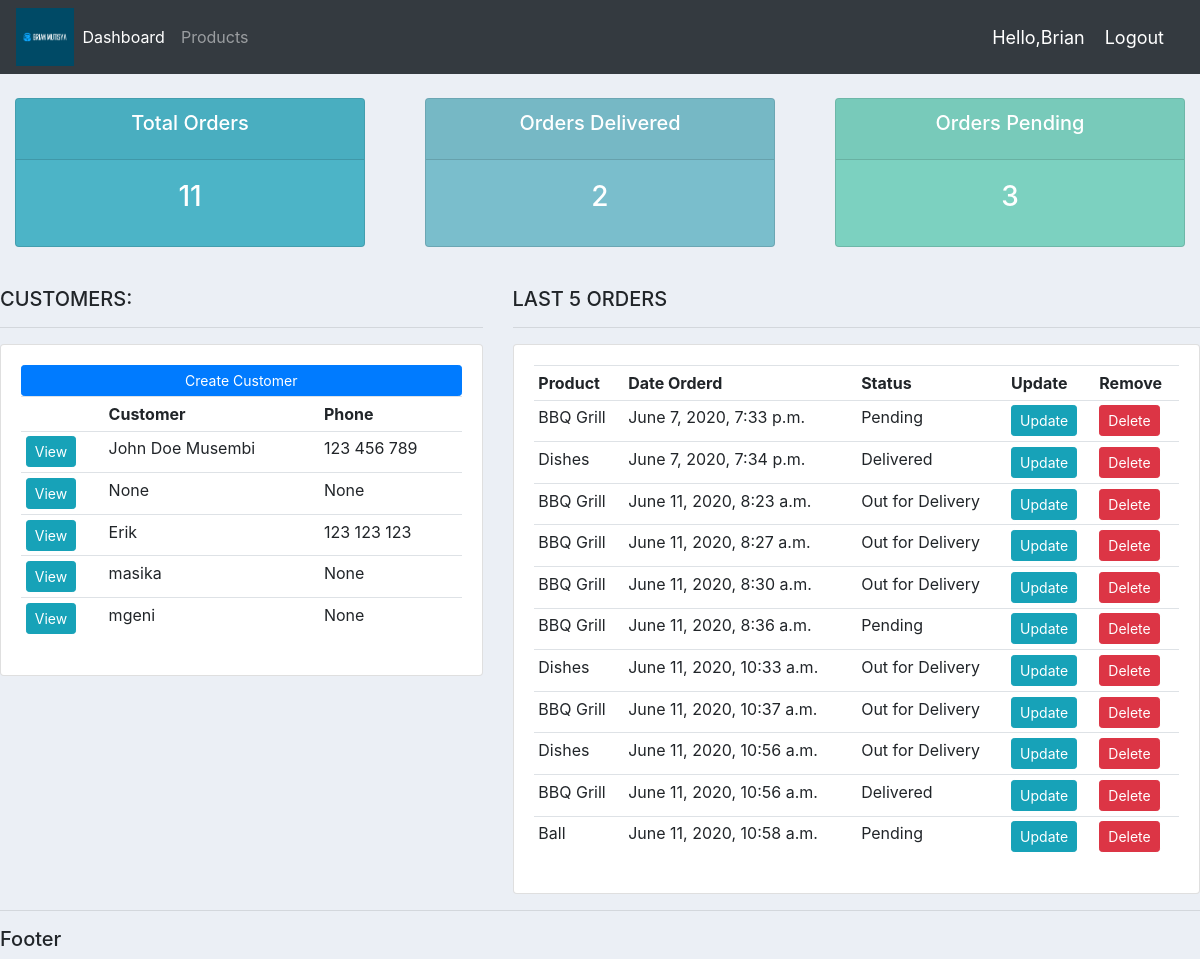
The app's page / (signed in) with its own data.
### accounts/models.py (models this page shows, shortened)
class Customer (models.Model):
    user = models.OneToOneField(User, null=True, blank=True,on_delete=models.CASCADE)
    name = models.CharField(max_length=200, null=True)
    phone = models.CharField(max_length=200, null=True)
    email = models.CharField(max_length=200, null=True)
    profile_pic = models.ImageField(default="profile1.png",null=True,blank=True)
    date_created = models.DateTimeField(auto_now_add=True)

class Order (models.Model):
    STATUS = (
             ('Pending','Pending'),
             ('Out for Delivery','Out for Delivery'),
             ('Delivered','Delivered')
    )
    customer = models.ForeignKey(Customer, null= True, on_delete= models.SET_NULL)
    product = models.ForeignKey(Product, null= True, on_delete= models.SET_NULL)
    date_created = models.DateTimeField(auto_now_add=True)
    status = models.CharField(max_length=200, null=True, choices=STATUS)
    note = models.CharField(max_length=1000, null=True)

class Product (models.Model):
    CATEGORY = (
                ('Indoor','Indoor'),
                ('Outdoor', 'Outdoor')
    )
    name = models.CharField(max_length=200, null=True)
    price = models.FloatField(null=True)
    category = models.CharField(max_length=200, null=True, choices=CATEGORY)
    description = models.CharField(max_length=200, null=True, blank=True)
    date_created = models.DateTimeField(auto_now_add=True)
    tags = models.ManyToManyField(Tag)
    def __str__(self):
        return self.name

### accounts/decorators.py (the view)
    def wrapper_function(request,*args, **kwargs):
        group = None
        if request.user.groups.exists():
            group = request.user.groups.all()[0].name
        if group == 'customer':
            return redirect ('user_page')
        if group == 'admin':
            return view_func(request,*args, **kwargs)

### accounts/views.py (called while the page is built)
@login_required(login_url='login')
@admin_only
def home(request):
    orders = Order.objects.all()
    customers = Customer.objects.all()
    total_customers = customers.count()
    total_orders = orders.count()
    delivered = orders.filter(status='Delivered').count()
    pending = orders.filter(status='Pending').count()
    context = {'orders':orders,'customers':customers,'total_orders':total_orders,
    'total_customers':total_customers,'delivered':delivered,'pending':pending}
    return render(request,'accounts/dashboard.html',context)

### accounts/templates/accounts/dashboard.html
{% extends 'accounts/main.html' %}
{% block content %}
{% include 'accounts/status.html' %}
<br>
<div class="row">
 <div class="col-md-5">
  <h5>CUSTOMERS:</h5>
  <hr>
  <div class="card card-body">
   <a class="btn btn-primary  btn-sm btn-block" href="">Create Customer</a>
   <table class="table table-sm">
    <tr>
    <th></th>
     <th>Customer</th>
     <th>Phone</th>
    </tr>
    {% for customer in customers %}
    <tr>
        <td><a class ="btn btn-sm btn-info" href="{% url 'customer' customer.id %}">View</a></td>
        <td>{{customer.name}}</td>
        <td>{{customer.phone}}</td>
    </tr>
    {% endfor%}
   </table>
  </div>
 </div>
 <div class="col-md-7">
  <h5>LAST 5 ORDERS</h5>
  <hr>
  <div class="card card-body">
   <table class="table table-sm">
    <tr>
     <th>Product</th>
     <th>Date Orderd</th>
     <th>Status</th>
     <th>Update</th>
     <th>Remove</th>
    </tr>
    {% for order in orders %}
   <tr>
        <td> {{order.product}} </td>
        <td> {{order.date_created}} </td>
        <td> {{order.status}} </td>
        <td><a class ="btn btn-sm btn-info"  href="{% url 'update_order' order.id %}">Update</a></td>
        <td><a  class ="btn btn-sm btn-danger" href="{% url 'delete_order' order.id %}">Delete</a></td>
   </tr>
    {% endfor %}
   </table>
  </div>
 </div>
</div>
{% endblock %}

### accounts/templates/accounts/navbar.html (shortened to what this page needs)
{% load static %}
<nav class="navbar navbar-expand-lg navbar-dark bg-dark">
   <img id="logo" src="{% static 'images/default.png'%}" alt="">
    <div class="collapse navbar-collapse" id="navbarNav">
      <ul class="navbar-nav">
        {% if request.user.is_staff %}
        <li class="nav-item active">
          <a class="nav-link" href="{% url 'home' %}">Dashboard</a>
        </li>
        <li class="nav-item">
          <a class="nav-link" href="{% url 'products' %}">Products</a>
        </li>
        {% else %}
        <li class="nav-item">
          <a class="nav-link" href="{% url 'account' %}">Settings</a>
        </li>
        {% endif %}
      </ul>
    </div>
    <span class="hello-msg"> Hello,{{request.user}}</span>
    <span><a  class="hello-msg" href="{% url 'logout' %}">Logout</a></span>
  </nav>

### static/css/main.css (style rules this page uses)
#logo { width: 5%; height: 5%; }
body { background-color: #ebeff5; }

### accounts/templates/accounts/navbar.html (style rules this page uses)
.hello-msg { font-size: 18px; color: #ffffff; margin-right: 20px ; }

### records on screen
Customer: name "John Doe Musembi", phone "123 456 789"
Customer: name "None", phone "None"
Customer: name "Erik", phone "123 123 123"
Customer: name "masika", phone "None"
Customer: name "mgeni", phone "None"
Order: product "BBQ Grill", date_created "June 7, 2020, 7:33 p.m.", status "Pending"
Order: product "Dishes", date_created "June 7, 2020, 7:34 p.m.", status "Delivered"
Order: product "BBQ Grill", date_created "June 11, 2020, 8:23 a.m.", status "Out for Delivery"
Order: product "BBQ Grill", date_created "June 11, 2020, 8:27 a.m.", status "Out for Delivery"
Order: product "BBQ Grill", date_created "June 11, 2020, 8:30 a.m.", status "Out for Delivery"
Order: product "BBQ Grill", date_created "June 11, 2020, 8:36 a.m.", status "Pending"
Order: product "Dishes", date_created "June 11, 2020, 10:33 a.m.", status "Out for Delivery"
Order: product "BBQ Grill", date_created "June 11, 2020, 10:37 a.m.", status "Out for Delivery"
Order: product "Dishes", date_created "June 11, 2020, 10:56 a.m.", status "Out for Delivery"
Order: product "BBQ Grill", date_created "June 11, 2020, 10:56 a.m.", status "Delivered"
Order: product "Ball", date_created "June 11, 2020, 10:58 a.m.", status "Pending"

### other values on screen
{{ request.user }} "Brian"
{{ total_orders }} "11"
{{ delivered }} "2"
{{ pending }} "3"
